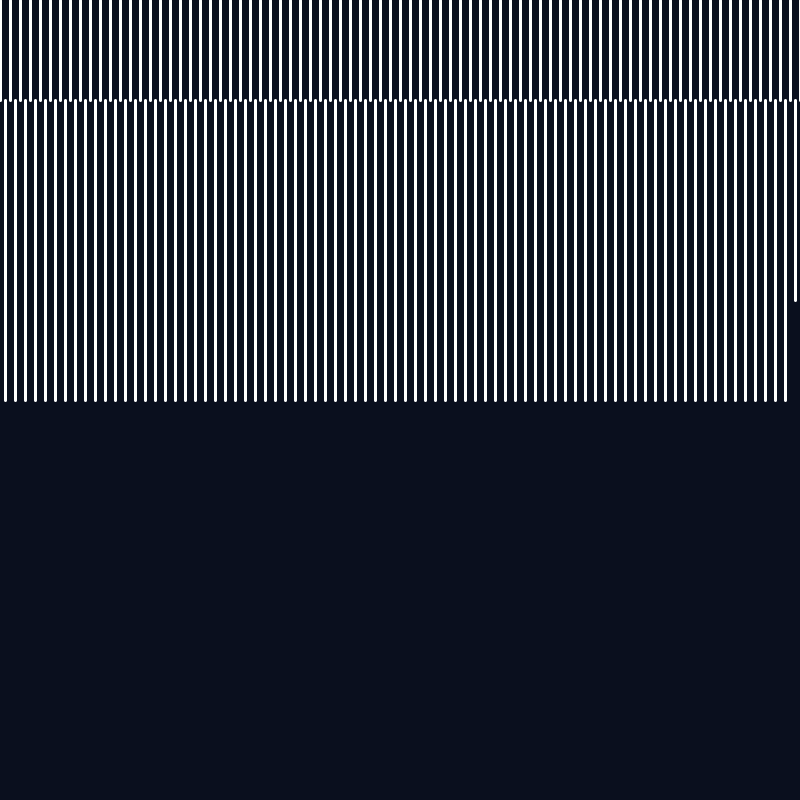
Frame 1 (no input)
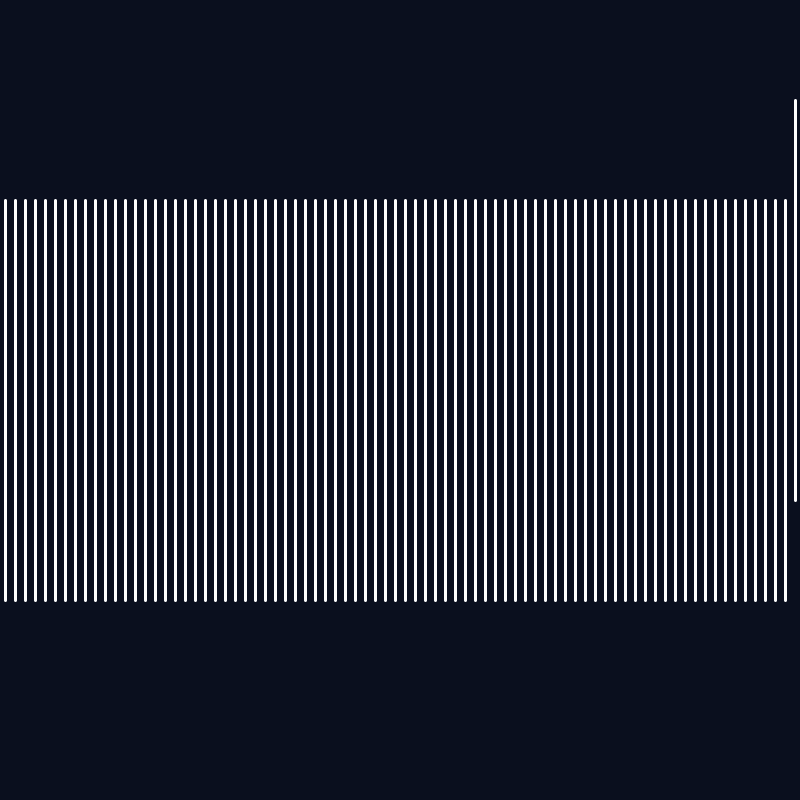
Frame 60 (the mouse pressed at the canvas centre just before this capture)
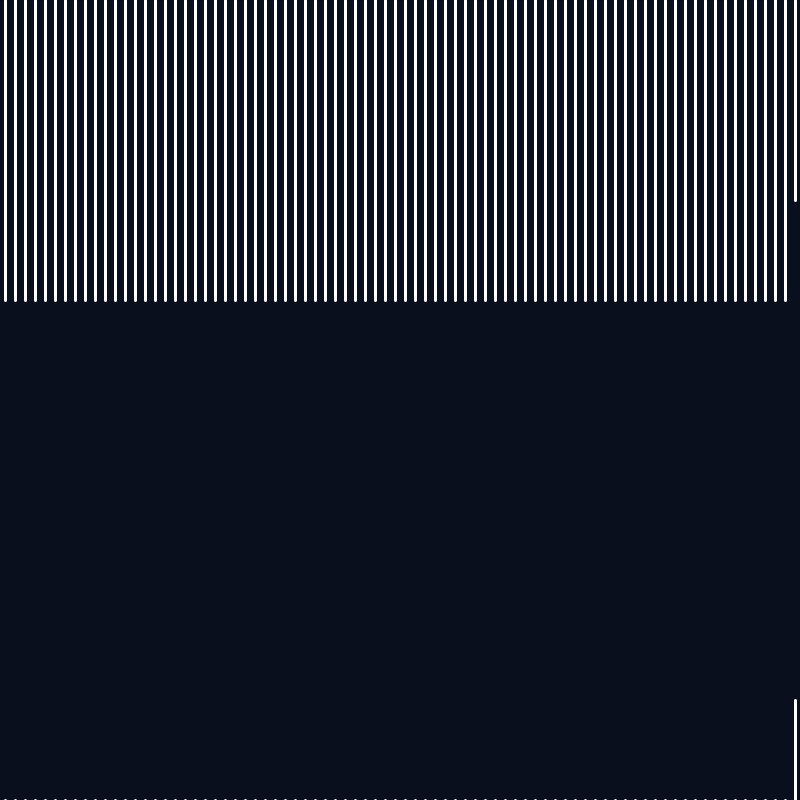
Frame 120 (the mouse held since frame 60 and released just before this capture)

The Processing sketch that drew these frames (run headless with seeded random() and noise(); from frame 60 on, the mouse is pressed at the canvas centre):

// Processing sketch: tele_efecto
// ── tele_efecto.pde



float x,y;
float xStep=10;
float yStep=100;
float a, a_;

int num=320;

void setup() {
    size(800,800);
     //frameRate(320);
}

void draw() {
    
    background(10,15,30);
    strokeWeight(3);

    int n=0;
    while (n<num){
        stroke(255,255-255*sin(radians(a)));
        line(x, y, x, y+yStep);

        x+=xStep;
        if(x>width){
          x=xStep/2;  
          y+=yStep;
        }
        if(y>height){
            y=0;
            a=0;
        }

        n++;
         a+=a_;

    }
            a+=0.001;


}
